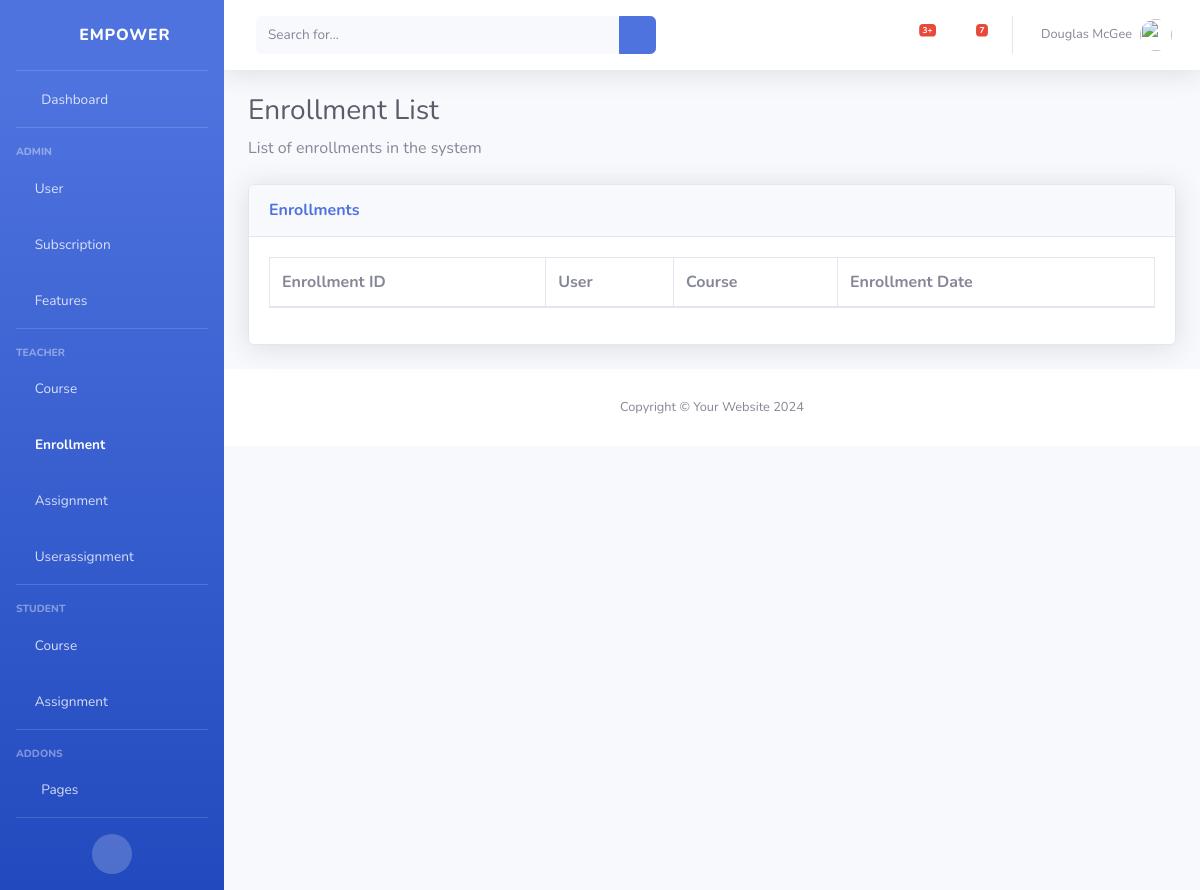
Before: /enrollments/ with the older database file.
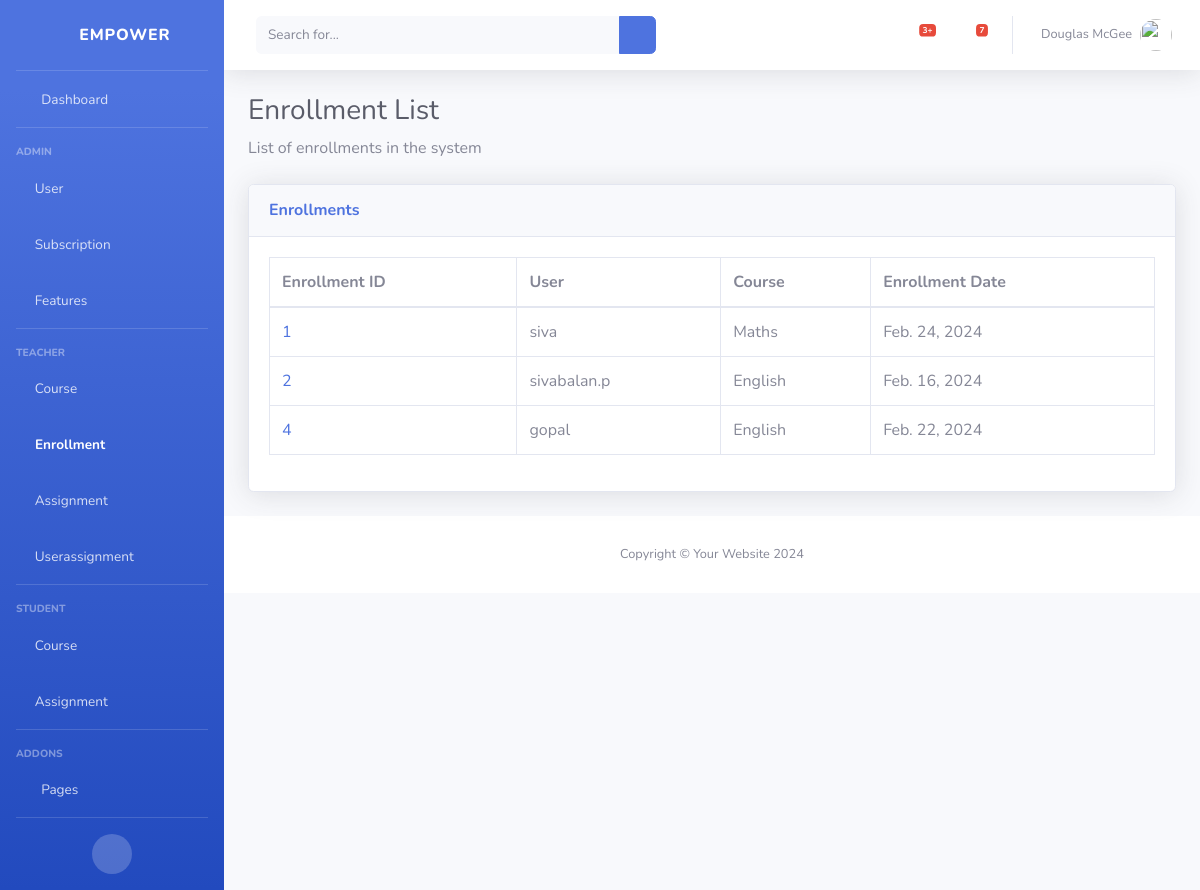
After: the same page with the newer database file.
### classRoom/models.py (models this page shows)
class Enrollment(models.Model):
    id = models.AutoField(primary_key=True)
    user = models.ForeignKey(User, on_delete=models.CASCADE)
    course = models.ForeignKey(Course, on_delete=models.CASCADE)
    enrollment_date = models.DateField()

class User(models.Model):
    TEACHER = 'teacher'
    STUDENT = 'student'
    ROLE_CHOICES = [
        (TEACHER, 'Teacher'),
        (STUDENT, 'Student'),
    ]
    user = models.OneToOneField(AuthUser, on_delete=models.CASCADE)
    role = models.CharField(max_length=50, choices=ROLE_CHOICES)

class Course(models.Model):
    id = models.AutoField(primary_key=True)
    course_name = models.CharField(max_length=100)
    course_description = models.TextField()

### classRoom/views.py (the view)
# urls.py: path('enrollments/',view_enrollments,name="view_enrollments"),
def view_enrollments(request):
    enrollments = Enrollment.objects.all()
    return render(request, "enrollments/view_enrollments.html", {'enrollments': enrollments})

### classRoom/templates/enrollments/view_enrollments.html
{% extends 'base.html' %}
{% block content %}
<h1 class="h3 mb-2 text-gray-800">Enrollment List</h1>
<p class="mb-4">List of enrollments in the system</p>
<div class="card shadow mb-4">
    <div class="card-header py-3">
        <h6 class="m-0 font-weight-bold text-primary">Enrollments</h6>
    </div>
    <div class="card-body">
        <div class="table-responsive">
            <table class="table table-bordered" id="dataTable" width="100%" cellspacing="0">
                <thead>
                    <tr>
                        <th>Enrollment ID</th>
                        <th>User</th>
                        <th>Course</th>
                        <th>Enrollment Date</th>
                    </tr>
                </thead>
                <tbody>
                    {% for enrollment in enrollments %}
                        <tr>
                            <td><a href="/enrollment/{{ enrollment.id }}/">{{ enrollment.id }}</a></td>
                            <td>{{ enrollment.user.user.username }}</td>
                            <td>{{ enrollment.course.course_name }}</td>
                            <td>{{ enrollment.enrollment_date }}</td>
                        </tr>
                    {% endfor %}
                </tbody>
            </table>
        </div>
    </div>
</div>
{% endblock %}

Changed rows visible on the page:
added Enrollment: id "1", user.user.username "siva", course.course_name "Maths", enrollment_date "Feb. 24, 2024"
added Enrollment: id "2", user.user.username "sivabalan.p", course.course_name "English", enrollment_date "Feb. 16, 2024"
added Enrollment: id "4", user.user.username "gopal", course.course_name "English", enrollment_date "Feb. 22, 2024"
